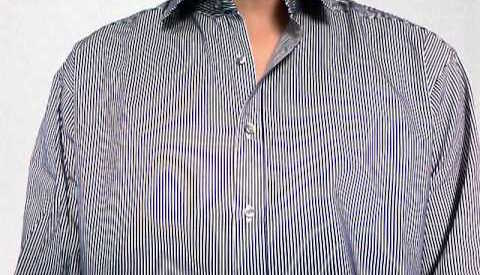
#> input picture data/hqdefault.jpg, 480 x 275 px
$ jupyter execute moire-lines.ipynb
#> lines starting #> are read from the running program, lines starting #| are printed output that depends on the picture
[cell 1]
import numpy as np
import cv2 as cv
from matplotlib import pyplot as plt

[cell 2]
testImage = './data/hqdefault.jpg'

print(f'reading {testImage} into memory')
img = cv.imread(testImage, cv.IMREAD_GRAYSCALE)
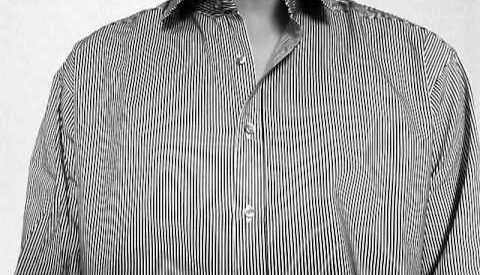
#> img: shape (275, 480); min 0, max 255, mean 160.4
if img is None:
    print(f'{testImage} could not be loaded')
else:
    print(f'{testImage} loaded')

[cell 3]
# running fourier transform using numpy's built in fft package (np.fft.fft2)
f = np.fft.fft2(img)
fshift = np.fft.fftshift(f)
magnitude_spectrum = 20*np.log(np.abs(fshift))
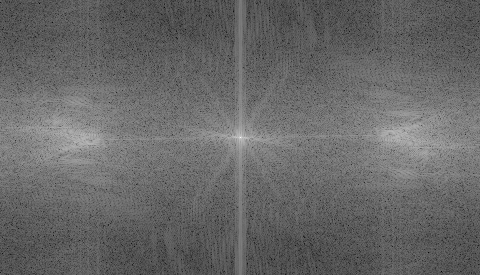
#> magnitude_spectrum: shape (275, 480) float64; min 51.6, max 337.4, mean 168; drawn with min black and max white

[cell 4]
# As shown below
plt.figure().set_figwidth(20)
plt.subplot(121),plt.imshow(img, cmap = 'gray')
plt.title('Input Image'), plt.xticks([]), plt.yticks([])
plt.subplot(122),plt.imshow(magnitude_spectrum, cmap = 'gray')
plt.title('Magnitude Spectrum'), plt.xticks([]), plt.yticks([])
plt.show()
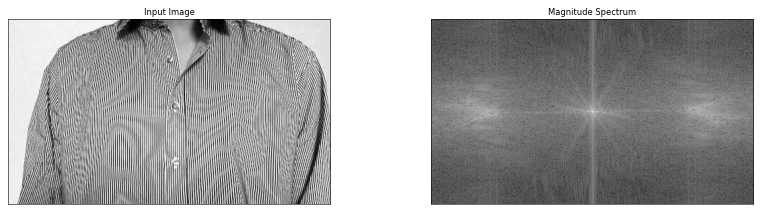
#> figure drawn by matplotlib, 2 panels

[cell 5]
# running the fourier shifted image values through an inverse fourier shift yields an image with amplified magnitude
#     of color surrounding where sharp 'edges' appear in source image
rows, cols = img.shape
#> rows = 275; cols = 480
crow,ccol = rows//2 , cols//2
#> crow = 137; ccol = 240

fshift[crow-30:crow+31, ccol-30:ccol+31] = 0
f_ishift = np.fft.ifftshift(fshift)
img_back = np.fft.ifft2(f_ishift)
img_back = np.real(img_back)
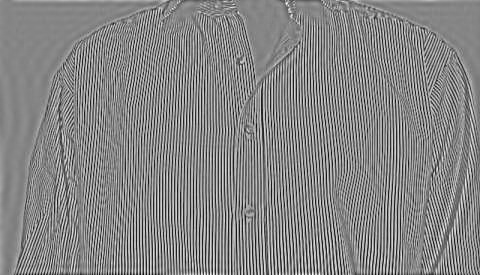
#> img_back: shape (275, 480) float64; min -181.5, max 164.7, mean 0; drawn with min black and max white

plt.figure().set_figwidth(20)
plt.subplot(131),plt.imshow(img, cmap = 'gray')
plt.title('Input Image'), plt.xticks([]), plt.yticks([])
plt.subplot(132),plt.imshow(img_back, cmap = 'gray')
plt.title('Image after HPF'), plt.xticks([]), plt.yticks([])
plt.subplot(133),plt.imshow(img_back)
plt.title('Result in JET'), plt.xticks([]), plt.yticks([])

plt.show()

$ run again, with data/Remove-Moire-4-Removed-Rainbow-Pattern.jpg copied over data/hqdefault.jpg
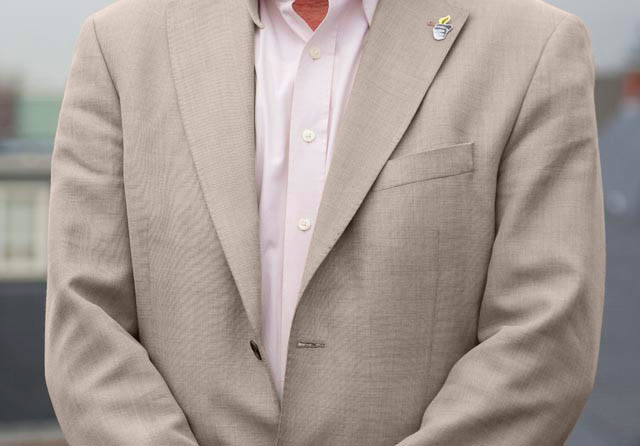
#> input picture data/Remove-Moire-4-Removed-Rainbow-Pattern.jpg, 640 x 446 px
#> `img_back = np.real(img_back)`:
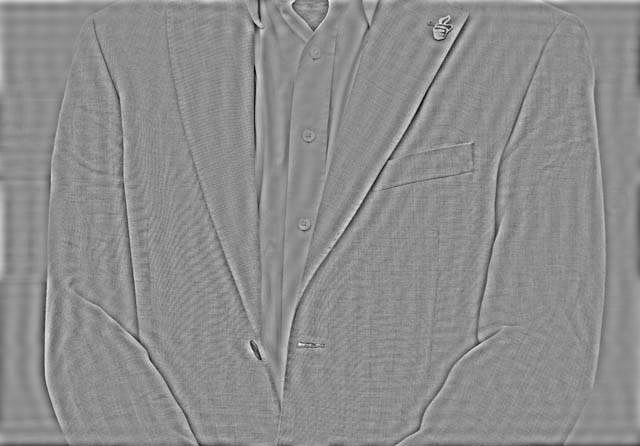
#> img_back: shape (446, 640) float64; min -105.8, max 84.98, mean 0; drawn with min black and max white
#> `plt.show()`:
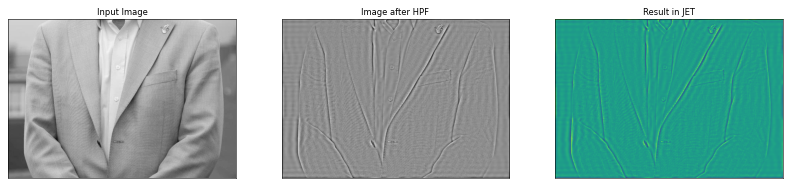
#> figure drawn by matplotlib, 3 panels

$ run again, with data/istockphoto-1322277517-612x612.jpg copied over data/hqdefault.jpg
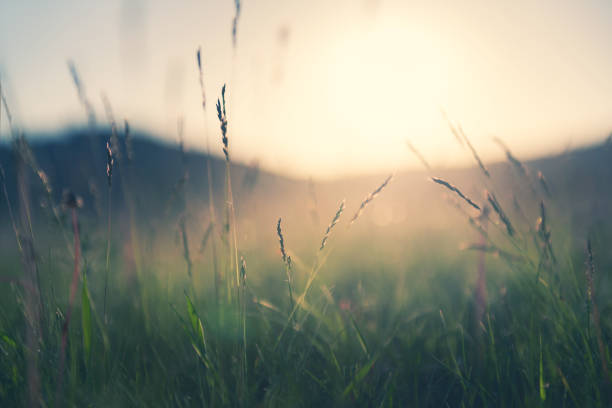
#> input picture data/istockphoto-1322277517-612x612.jpg, 612 x 408 px
#> `magnitude_spectrum = 20*np.log(np.abs(fshift))`:
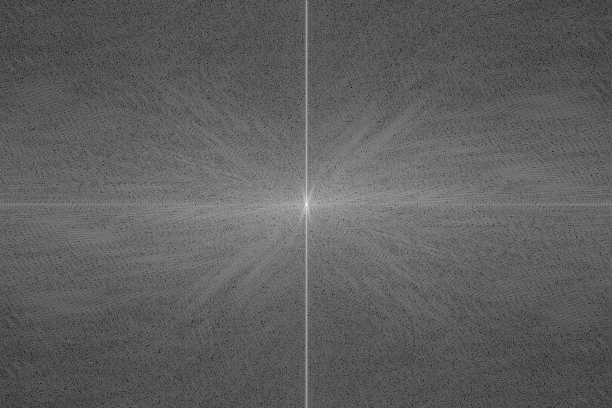
#> magnitude_spectrum: shape (408, 612) float64; min 3.91, max 347.9, mean 132.5; drawn with min black and max white
#> `img_back = np.real(img_back)`:
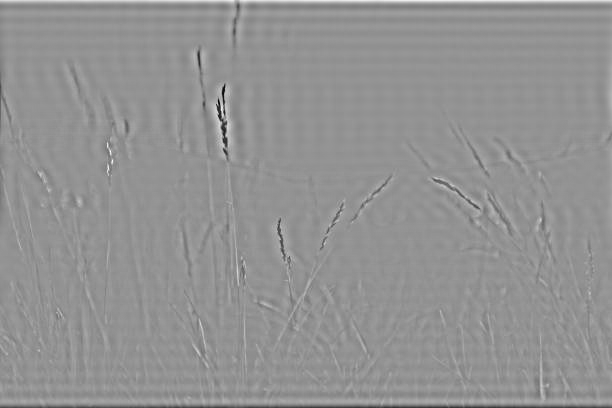
#> img_back: shape (408, 612) float64; min -137.9, max 101.3, mean 0; drawn with min black and max white
